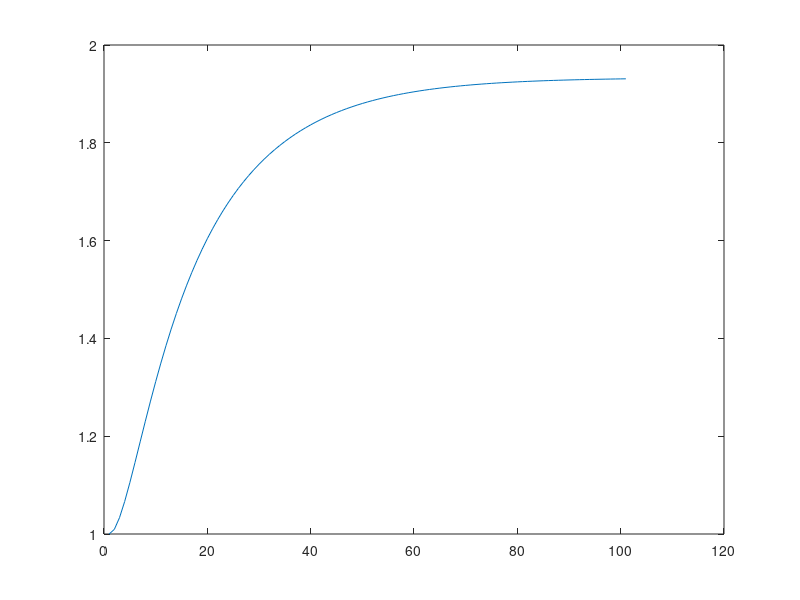

Recreate this plot in MATLAB.
clc
clear all
close all

n1=1;
d1=[1 1];
sys1=tf(n1,d1);

n2=1;
d2=[1 3];
sys2=tf(n2,d2);

n3=[1 3];
d3=[1 5];
sys3=tf(n3,d3);

P1=parallel(sys1,sys2);

Parallel_equivalent=parallel(P1,sys3)

step_response=step(Parallel_equivalent);

plot(step_response);






